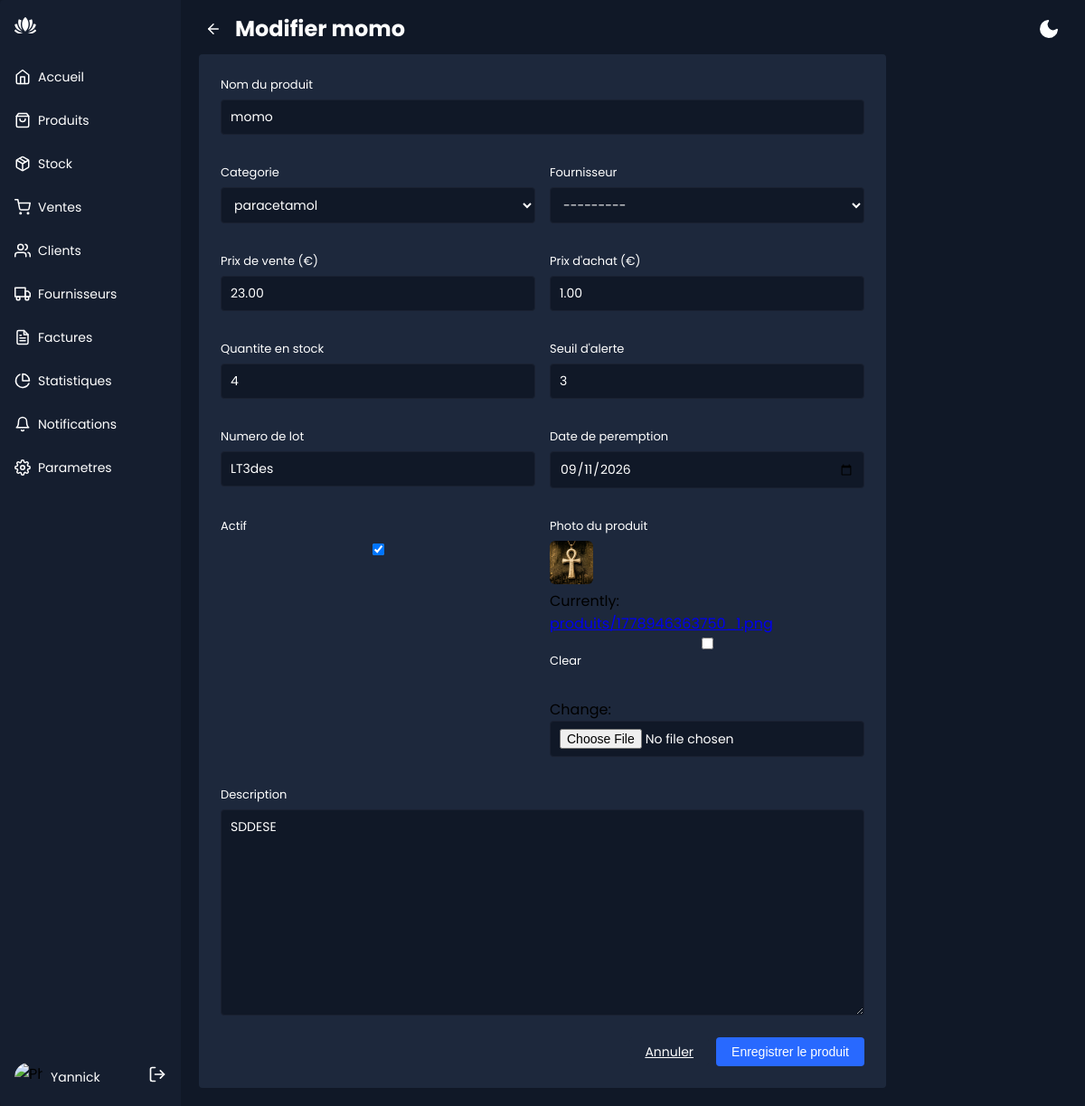
Screenshot of /produits/14/modifier/ (signed in) with the database file from the repository.
### Produits/models.py (models this page shows, shortened)
class Produit(models.Model):
    nom = models.CharField("nom du produit", max_length=100, unique=True)
    description = models.TextField("description", blank=True)
    prix_de_vente = models.DecimalField("prix de vente", max_digits=10, decimal_places=2, validators=[MinValueValidator(0)])
    prix_achat = models.DecimalField("prix d'achat", max_digits=10, decimal_places=2, default=0, validators=[MinValueValidator(0)], blank=True, null=True)
    quantite = models.PositiveIntegerField("quantité en stock", default=0, validators=[MinValueValidator(0)])
    stock = models.PositiveIntegerField("stock", default=0, validators=[MinValueValidator(0)])
    seuil_alerte = models.PositiveIntegerField("seuil d'alerte", default=0, validators=[MinValueValidator(0)])
    numero_de_lot = models.CharField("numéro de lot", max_length=100, blank=True)
    date_de_peremption = models.DateField("date de péremption", null=True, blank=True)
    image = models.ImageField("image du produit", upload_to='produits/', null=True, blank=True)
    categorie = models.ForeignKey(Categorie, on_delete=models.PROTECT, related_name='produits')
    fournisseur = models.ForeignKey(Fournisseur, on_delete=models.SET_NULL, null=True, blank=True, related_name='produits')
    actif = models.BooleanField("actif", default=True)
    class Meta:
        ordering = ['nom']

### Produits/views.py (the view)
# urls.py: path('produits/<int:pk>/modifier/', views.produits_form, name='produits_edit'),
@login_required
def produits_form(request, pk=None):
    produit= get_object_or_404(Produit, pk=pk) if pk else None
    if request.method == 'POST':
        form = ProduitForm(request.POST, request.FILES, instance=produit)
        if form.is_valid():
            form.save()
            messages.success(request, "Produit enregistré avec succès")
            return redirect('produits_liste')
    else:
        form = ProduitForm(instance=produit)
    return render(request, 'produits/form.html', {'form': form, 'produit': produit})

### Produits/forms.py
class ProduitForm(forms.ModelForm):
    class Meta:
        model = Produit
        fields = [
            'nom', 'categorie', 'fournisseur', 'prix_de_vente',
            'prix_achat', 'stock', 'seuil_alerte', 'numero_de_lot',
            'date_de_peremption', 'image', 'description', 'actif'
        ]
        widgets = {
            'date_de_peremption': forms.DateInput(attrs={'type': 'date'}),
            'description': forms.Textarea(attrs={'placeholder': 'Pour votre sante -----------'}),
            'actif': forms.CheckboxInput(),
        }

### Produits/models.py (called while the page is built)
    def __str__(self):
        return self.nom

    def __str__(self):
        return self.nom

### Produits/templates/produits/form.html (shortened to what this page needs)
{% extends "base.html" %}
{% block content %}
  <div class="app-content-header">
    <a href="{% url 'produits_liste' %}" class="back-button" aria-label="Retour aux produits">
      <svg xmlns="http://www.w3.org/2000/svg" width="18" height="18" viewBox="0 0 24 24" fill="none" stroke="currentColor" stroke-width="2" stroke-linecap="round" stroke-linejoin="round"><line x1="19" y1="12" x2="5" y2="12"/><polyline points="12 19 5 12 12 5"/></svg>
    </a>
    <h1 class="app-content-headerText">{% if produit %}Modifier {{ produit.nom }}{% else %}Ajouter un produit{% endif %}</h1>
    {% include "partials/theme_switch.html" %}
  </div>
  <form class="form-card" method="post" enctype="multipart/form-data">
    <div class="form-grid">
      <div class="form-group full-width">
        <label for="{{ form.nom.id_for_label }}">Nom du produit</label>
        {{ form.nom }}
      </div>
      <div class="form-group">
        <label for="{{ form.categorie.id_for_label }}">Categorie</label>
        {{ form.categorie }}
      </div>
      <div class="form-group">
        <label for="{{ form.fournisseur.id_for_label }}">Fournisseur</label>
        {{ form.fournisseur }}
      </div>
      <div class="form-group">
        <label for="{{ form.prix_de_vente.id_for_label }}">Prix de vente (€)</label>
        {{ form.prix_de_vente }}
      </div>
      <div class="form-group">
        <label for="{{ form.prix_achat.id_for_label }}">Prix d'achat (€)</label>
        {{ form.prix_achat }}
      </div>
      <div class="form-group">
        <label for="{{ form.stock.id_for_label }}">Quantite en stock</label>
        {{ form.stock }}
      </div>
      <div class="form-group">
        <label for="{{ form.seuil_alerte.id_for_label }}">Seuil d'alerte</label>
        {{ form.seuil_alerte }}
      </div>
      <div class="form-group">
        <label for="{{ form.numero_de_lot.id_for_label }}">Numero de lot</label>
        {{ form.numero_de_lot }}
      </div>
      <div class="form-group">
        <label for="{{ form.date_de_peremption.id_for_label }}">Date de peremption</label>
        {{ form.date_de_peremption }}
      </div>
      <div class="form-group">
        <label for="{{ form.actif.id_for_label }}">Actif</label>
        {{ form.actif }}
      </div>
      <div class="form-group">
        <label for="{{ form.image.id_for_label }}">Photo du produit</label>
        {% if produit.image %}
          <img src="{{ produit.image.url }}" alt="{{ produit.nom }}" style="width:48px;height:48px;border-radius:6px;object-fit:cover;margin-bottom:6px;" />
        {% endif %}
        {{ form.image }}
      </div>
      <div class="form-group full-width">
        <label for="{{ form.description.id_for_label }}">Description</label>
        {{ form.description }}
      </div>
    </div>
    <div class="form-actions">
      <a href="{% url 'produits_liste' %}" class="btn btn-secondary">Annuler</a>
      <button type="submit" class="btn btn-primary">Enregistrer le produit</button>
    </div>
  </form>
{% endblock %}

### Produits/templates/partials/sidebar.html (shortened to what this page needs)
<div class="sidebar" id="sidebar">
  <div class="sidebar-header">
    <div class="app-icon">
    </div>
  </div>
  <ul class="sidebar-list">
    <li class="sidebar-list-item{% if request.resolver_match.url_name == 'home' %} active{% endif %}">
      <a href="{% url 'home' %}"{% if request.resolver_match.url_name == 'home' %} aria-current="page"{% endif %}>
        <svg xmlns="http://www.w3.org/2000/svg" width="18" height="18" viewBox="0 0 24 24" fill="none" stroke="currentColor" stroke-width="2" stroke-linecap="round" stroke-linejoin="round" class="feather feather-home">
          <path d="M3 9l9-7 9 7v11a2 2 0 0 1-2 2H5a2 2 0 0 1-2-2z" />
          <polyline points="9 22 9 12 15 12 15 22" />
        </svg>
        <span>Accueil</span>
      </a>
    </li>
    <li class="sidebar-list-item{% if request.resolver_match.url_name == 'produits_liste' or request.resolver_match.url_name == 'produits_form' %} active{% endif %}">
      <a href="{% url 'produits_liste' %}"{% if request.resolver_match.url_name == 'produits_liste' or request.resolver_match.url_name == 'produits_form' %} aria-current="page"{% endif %}>
        <span>Produits</span>
      </a>
    </li>
    <li class="sidebar-list-item{% if request.resolver_match.url_name == 'stock_liste' %} active{% endif %}">
      <a href="{% url 'stock_liste' %}"{% if request.resolver_match.url_name == 'stock_liste' %} aria-current="page"{% endif %}>
        <span>Stock</span>
      </a>
    </li>
    <li class="sidebar-list-item{% if request.resolver_match.url_name == 'ventes_liste' or request.resolver_match.url_name == 'ventes_form' %} active{% endif %}">
      <a href="{% url 'ventes_liste' %}"{% if request.resolver_match.url_name == 'ventes_liste' or request.resolver_match.url_name == 'ventes_form' %} aria-current="page"{% endif %}>
        <span>Ventes</span>
      </a>
    </li>
    <li class="sidebar-list-item{% if request.resolver_match.url_name == 'clients_liste' or request.resolver_match.url_name == 'clients_form' %} active{% endif %}">
      <a href="{% url 'clients_liste' %}"{% if request.resolver_match.url_name == 'clients_liste' or request.resolver_match.url_name == 'clients_form' %} aria-current="page"{% endif %}>
        <span>Clients</span>
      </a>
    </li>
    {% if request.user.is_staff or request.user.is_superuser %}
    <li class="sidebar-list-item{% if request.resolver_match.url_name == 'fournisseurs_liste' or request.resolver_match.url_name == 'fournisseurs_form' %} active{% endif %}">
      <a href="{% url 'fournisseurs_liste' %}"{% if request.resolver_match.url_name == 'fournisseurs_liste' or request.resolver_match.url_name == 'fournisseurs_form' %} aria-current="page"{% endif %}>
        <span>Fournisseurs</span>
      </a>
    </li>
    {% endif %}
    <li class="sidebar-list-item{% if request.resolver_match.url_name == 'factures_liste' or request.resolver_match.url_name == 'factures_detail' %} active{% endif %}">
      <a href="{% url 'factures_liste' %}"{% if request.resolver_match.url_name == 'factures_liste' or request.resolver_match.url_name == 'factures_detail' %} aria-current="page"{% endif %}>
        <span>Factures</span>
      </a>
    </li>
    <li class="sidebar-list-item{% if request.resolver_match.url_name == 'statistiques' %} active{% endif %}">
      <a href="{% url 'statistiques' %}"{% if request.resolver_match.url_name == 'statistiques' %} aria-current="page"{% endif %}>
        <svg xmlns="http://www.w3.org/2000/svg" width="18" height="18" viewBox="0 0 24 24" fill="none" stroke="currentColor" stroke-width="2" stroke-linecap="round" stroke-linejoin="round" class="feather feather-pie-chart">
          <path d="M21.21 15.89A10 10 0 1 1 8 2.83" />
          <path d="M22 12A10 10 0 0 0 12 2v10z" />
        </svg>
        <span>Statistiques</span>
      </a>
    </li>
    <li class="sidebar-list-item{% if request.resolver_match.url_name == 'notifications' %} active{% endif %}">
      <a href="{% url 'notifications' %}"{% if request.resolver_match.url_name == 'notifications' %} aria-current="page"{% endif %}>
        <svg xmlns="http://www.w3.org/2000/svg" width="18" height="18" viewBox="0 0 24 24" fill="none" stroke="currentColor" stroke-width="2" stroke-linecap="round" stroke-linejoin="round" class="feather feather-bell">
          <path d="M18 8A6 6 0 0 0 6 8c0 7-3 9-3 9h18s-3-2-3-9" />
          <path d="M13.73 21a2 2 0 0 1-3.46 0" />
        </svg>
        <span>Notifications</span>
      </a>
    </li>
    {% if request.user.is_staff or request.user.is_superuser %}
    <li class="sidebar-list-item{% if request.resolver_match.url_name == 'parametres' %} active{% endif %}">
      <a href="{% url 'parametres' %}"{% if request.resolver_match.url_name == 'parametres' %} aria-current="page"{% endif %}>
        <span>Parametres</span>
      </a>
    </li>
    {% endif %}
  </ul>
  <div class="account-info">
    <div class="account-info-picture">
      <img
        src="https://images.unsplash.com/photo-1527736947477-2790e28f3443?ixid=MnwxMjA3fDB8MHxzZWFyY2h8MTE2fHx3b21hbnxlbnwwfHwwfHw%3D&ixlib=rb-1.2.1&auto=format&fit=crop&w=900&q=60"
        alt="Photo du compte"
      />
    </div>
    <div class="account-info-name">{{ request.user.get_full_name|default:request.user.username }}</div>
    <a href="{% url 'logout' %}" class="account-info-more" aria-label="Se deconnecter" title="Se deconnecter">
      <svg xmlns="http://www.w3.org/2000/svg" width="20" height="20" viewBox="0 0 24 24" fill="none" stroke="currentColor" stroke-width="2" stroke-linecap="round" stroke-linejoin="round">
        <path d="M9 21H5a2 2 0 0 1-2-2V5a2 2 0 0 1 2-2h4" />
        <polyline points="16 17 21 12 16 7" />
        <line x1="21" y1="12" x2="9" y2="12" />
      </svg>
    </a>
  </div>
</div>

### Produits/static/css/style.css (style rules this page uses)
* { box-sizing: border-box; }
:root { --app-bg: #101827; --sidebar: rgba(21, 30, 47,1); --sidebar-main-color: #fff; --table-border: #1a2131; --table-header: #1a2131; --app-content-main-color: #fff; --sidebar-link: #fff; --sidebar-active-link: #1d283c; --sidebar-hover-link: #1a2539; --action-color: #2869ff; --action-color-hover: #6291fd; --app-content-secondary-color: #1d283c; --filter-reset: #2c394f; --filter-shadow: rgba(16, 24, 39, 0.8) 0px 6px 12px -2px, rgba(0, 0, 0, 0.3) 0px 3px 7px -3px; }
body, html { margin: 0; padding: 0; height: 100%; height: 100dvh; width: 100%; }
body { overflow: hidden; font-family: "Poppins", sans-serif; background-color: var(--app-bg); -webkit-font-smoothing: antialiased; -moz-osx-font-smoothing: grayscale; }
.sidebar { flex-basis: 200px; max-width: 200px; flex-shrink: 0; background-color: var(--sidebar); display: flex; flex-direction: column; max-height: 100%; }
.sidebar-header { display: flex; align-items: center; justify-content: space-between; padding: 16px; flex-shrink: 0; }
.sidebar-list { list-style-type: none; padding: 0; margin: 0; overflow-y: auto; overscroll-behavior: contain; }
.sidebar-list-item { position: relative; margin-bottom: 4px; }
.sidebar-list-item a { display: flex; align-items: center; width: 100%; padding: 10px 16px; color: var(--sidebar-link); text-decoration: none; font-size: 14px; line-height: 24px; }
.sidebar-list-item svg { margin-right: 8px; }
.account-info { display: flex; align-items: center; padding: 16px; margin-top: auto; }
.account-info-picture { width: 32px; height: 32px; border-radius: 50%; overflow: hidden; flex-shrink: 0; }
.account-info-picture img { width: 100%; height: 100%; -o-object-fit: cover; object-fit: cover; }
.account-info-name { font-size: 14px; color: var(--sidebar-main-color); margin: 0 8px; overflow: hidden; max-width: 100%; text-overflow: ellipsis; white-space: nowrap; }
.account-info-more { color: var(--sidebar-main-color); padding: 0; border: none; background-color: transparent; margin-left: auto; }
.app-icon { color: var(--sidebar-main-color); }
.app-icon svg { width: 24px; height: 24px; }
.app-content-header { display: flex; align-items: center; flex-wrap: wrap; row-gap: 8px; justify-content: space-between; padding: 16px 4px 8px; position: sticky; top: 0; background-color: var(--app-bg); z-index: 5; }
.back-button { display: inline-flex; align-items: center; justify-content: center; width: 32px; height: 32px; border-radius: 4px; color: var(--app-content-main-color); background-color: transparent; margin-right: 8px; flex-shrink: 0; text-decoration: none; transition: 0.2s; }
.app-content-headerText { color: var(--app-content-main-color); font-size: 24px; line-height: 32px; margin: 0; }
:root { --status-warning: #d69a2d; --status-danger: #e0555f; --status-info: #2869ff; }
.btn { border-radius: 4px; height: 32px; padding: 0 16px; font-size: 14px; line-height: 24px; border: 1px solid transparent; cursor: pointer; transition: 0.2s; display: inline-flex; align-items: center; justify-content: center; }
.btn-primary { background-color: var(--action-color); color: #fff; }
.btn-secondary { background-color: var(--app-content-secondary-color); color: var(--app-content-main-color); border-color: var(--app-content-secondary-color); }
.form-card { background-color: var(--app-content-secondary-color); border-radius: 4px; padding: 24px; margin: 4px; max-width: 760px; }
.form-grid { display: grid; grid-template-columns: 1fr 1fr; gap: 16px; }
.form-group { display: flex; flex-direction: column; margin-bottom: 16px; }
.form-group.full-width { grid-column: 1 / -1; }
.form-group label { color: var(--app-content-main-color); font-size: 13px; margin-bottom: 6px; }
.form-group input, .form-group select, .form-group textarea { background-color: var(--app-bg); border: 1px solid var(--table-border); border-radius: 4px; color: var(--app-content-main-color); font-size: 14px; padding: 8px 10px; font-family: inherit; }
.form-group textarea { resize: vertical; min-height: 80px; }
.form-actions { display: flex; justify-content: flex-end; gap: 8px; margin-top: 8px; }

### rows the page displays
Produit: nom "momo", categorie "paracetamol", fournisseur "---------", prix_de_vente "23.00", prix_achat "1.00", stock "4", seuil_alerte "3", numero_de_lot "LT3des", date_de_peremption "09/11/2026", actif "☑", image (picture), description "SDDESE"

### other values shown
{{ request.user.get_full_name|default:request.user.username }} "Yannick"
